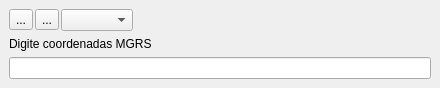
<?xml version="1.0" encoding="UTF-8"?>
<ui version="4.0">
 <class>ZoomDockWidgetBase</class>
 <widget class="QDockWidget" name="ZoomDockWidgetBase">
  <property name="geometry">
   <rect>
    <x>0</x>
    <y>0</y>
    <width>440</width>
    <height>109</height>
   </rect>
  </property>
  <property name="sizePolicy">
   <sizepolicy hsizetype="Preferred" vsizetype="Fixed">
    <horstretch>0</horstretch>
    <verstretch>0</verstretch>
   </sizepolicy>
  </property>
  <property name="toolTip">
   <string>Toggle Coordinate Order</string>
  </property>
  <property name="windowTitle">
   <string>Zoom to Coordinate</string>
  </property>
  <widget class="QWidget" name="dockWidgetContents">
   <property name="sizePolicy">
    <sizepolicy hsizetype="Preferred" vsizetype="Fixed">
     <horstretch>0</horstretch>
     <verstretch>0</verstretch>
    </sizepolicy>
   </property>
   <layout class="QVBoxLayout" name="verticalLayout">
    <item>
     <layout class="QHBoxLayout" name="horizontalLayout">
      <property name="spacing">
       <number>2</number>
      </property>
      <item>
       <widget class="QToolButton" name="zoomToolButton">
        <property name="toolTip">
         <string>Zoom To Coordinate</string>
        </property>
        <property name="text">
         <string>...</string>
        </property>
       </widget>
      </item>
      <item>
       <widget class="QToolButton" name="CopyButton">
        <property name="enabled">
         <bool>true</bool>
        </property>
        <property name="toolTip">
         <string>Paste Coordinate from Clipboard</string>
        </property>
        <property name="text">
         <string>...</string>
        </property>
       </widget>
      </item>
      <item>
       <widget class="QComboBox" name="SrcBox"/>
      </item>
      <item>
       <widget class="QgsProjectionSelectionWidget" name="projSelector"/>
      </item>
      <item>
       <spacer name="horizontalSpacer">
        <property name="orientation">
         <enum>Qt::Horizontal</enum>
        </property>
        <property name="sizeHint" stdset="0">
         <size>
          <width>40</width>
          <height>20</height>
         </size>
        </property>
       </spacer>
      </item>
     </layout>
    </item>
    <item>
     <widget class="QLabel" name="label">
      <property name="text">
       <string>Digite coordenadas MGRS</string>
      </property>
     </widget>
    </item>
    <item>
     <widget class="QLineEdit" name="coordTxt"/>
    </item>
   </layout>
  </widget>
 </widget>
 <customwidgets>
  <customwidget>
   <class>QgsProjectionSelectionWidget</class>
   <extends>QWidget</extends>
   <header>qgsprojectionselectionwidget.h</header>
  </customwidget>
 </customwidgets>
 <resources/>
 <connections/>
</ui>
